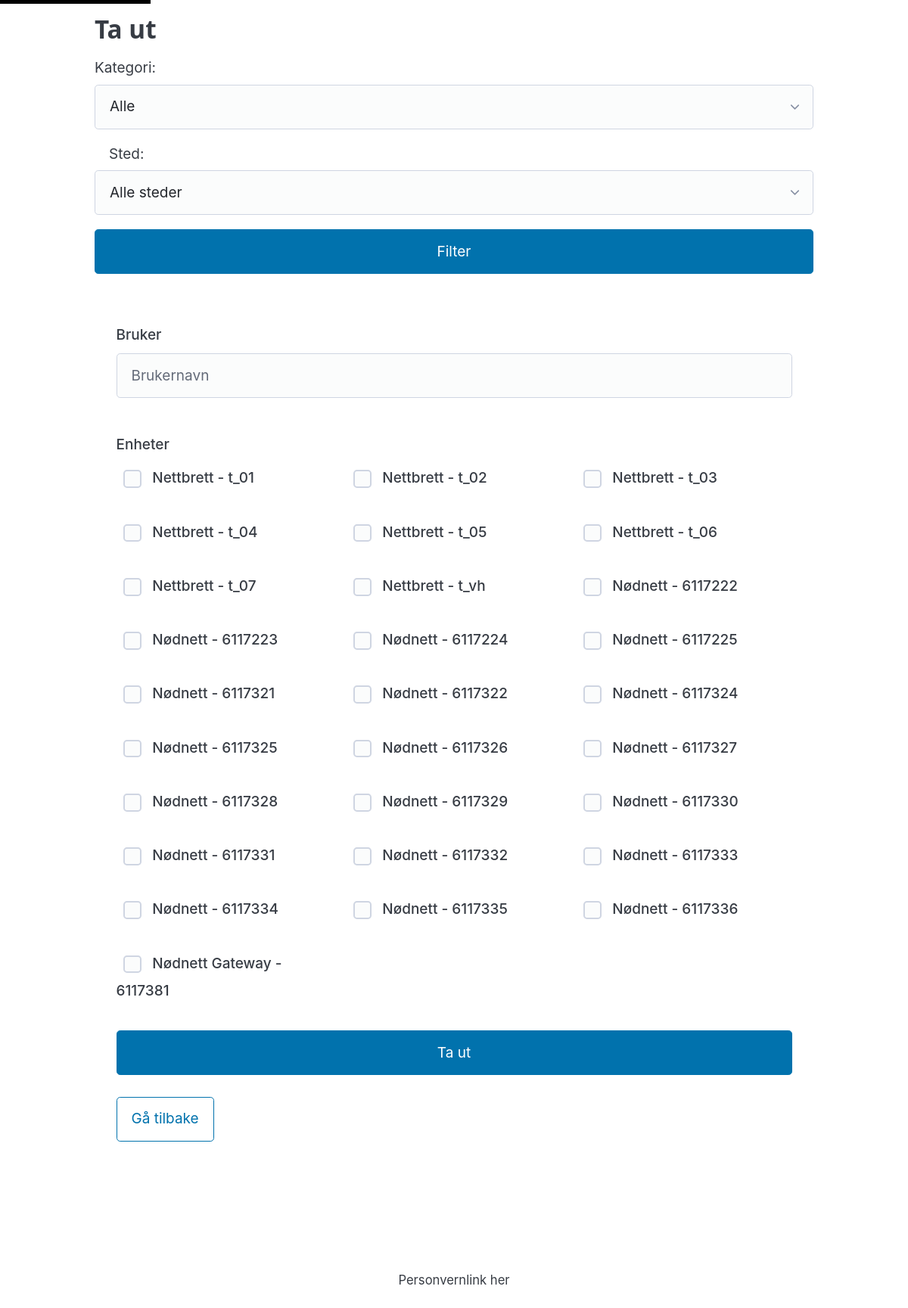
The page /user/book on the database its author committed.
### app/models.py (models this page shows, shortened)
class Device(db.Model):
    __tablename__ = 'devices'
    id = db.Column(db.String(50), primary_key=True)
    name = db.Column(db.String(200), nullable=False)
    category = db.Column(db.String(100), nullable=False)
    location = db.Column(db.String(200), nullable=False)
    status = db.Column(db.String(50), default='available', nullable=False)  # available, booked
    current_user = db.Column(db.String(200))  # user currently holding the device
    booked_at = db.Column(db.DateTime)
    bookings = db.relationship('Booking', backref='device', lazy=True, cascade='all, delete-orphan')
    logs = db.relationship('ActivityLog', backref='device', lazy=True, cascade='all, delete-orphan')

### app/routes.py (the view, shortened to what this page needs)
@user_bp.route('/book', methods=['GET', 'POST'])
def book_device():
    category_filter = request.args.get('category')
    location_filter = request.args.get('location')
    devices = Device.query.filter_by(status='available').order_by(Device.name, Device.id).all()
    all_categories = db.session.query(Device.category).distinct().order_by(Device.category).all()
    categories = [c[0] for c in all_categories if c[0]]
    all_locations = db.session.query(Device.location).distinct().order_by(Device.location).all()
    locations = [l[0] for l in all_locations if l[0]]
    if category_filter:
        devices = [d for d in devices if d.category == category_filter]
    if location_filter:
        devices = [d for d in devices if d.location == location_filter]
    session_user = session.get('user_name')
    return render_template('user/book_device.html', devices=devices, session_user=session_user, show_menu=False,
                           categories=categories, locations=locations,
                           selected_category=category_filter, selected_location=location_filter)

### app/templates/user/book_device.html (shortened to what this page needs)
{% extends "base.html" %}
{% block content %}
<h2>Ta ut</h2>
<div style="margin-bottom: 1rem;">
    <form method="GET" action="{{ url_for('user.book_device') }}">
        <label for="category">Kategori:</label>
        <select id="category" name="category">
            <option value="">Alle</option>
        </select>
        <label for="location" style="margin-left:1rem;">Sted:</label>
        <select id="location" name="location">
            <option value="">Alle steder</option>
        </select>
        <button type="submit">Filter</button>
    </form>
</div>
<div class="form-section">
    <form method="POST">
        {% if session_user %}
            <input type="hidden" name="user_name" value="{{ session_user }}">
        {% else %}
            <div class="form-group">
                <label for="user_name">Bruker</label>
                <input id="user_name" name="user_name" placeholder="Brukernavn" required>
            </div>
        {% endif %}
        <div class="form-group">
            <label>Enheter</label>
            {% if devices %}
                <div class="card-grid">
                    {% for device in devices %}
                        <label class="device-card selectable">
                            <span><input type="checkbox" name="device_ids" value="{{ device.id }}">
                            {{ device.name }} - {{ device.id }}</span>
                        </label>
                    {% endfor %}
                </div>
            {% else %}
                <p><em>Ingen tilgjengelige enheter.</em></p>
            {% endif %}
        </div>
        <div class="button-group">
            <button type="submit" role="button" {% if not devices %}disabled{% endif %}>Ta ut</button>
            <a href="{{ url_for('user.user_dashboard') }}" role="button" class="outline">Gå tilbake</a>
        </div>
    </form>
</div>
{% endblock %}

### app/templates/base.html (shortened to what this page needs)
<!DOCTYPE html>
<html lang="en">
<head>
    <link rel="stylesheet" href="https://cdn.jsdelivr.net/npm/@picocss/pico@2/css/pico.min.css">
    <link rel="stylesheet" href="{{ url_for('static', filename='css/style.css') }}">
</head>
<body>
    <a href="#main-content" class="skip-link">Skip to main content</a>
    <main id="main-content" class="container">
        {% block content %}{% endblock %}
    </main>
    <footer style="text-align: center; padding: 2rem 0; border-top: 1px solid var(--form-element-disabled-border-color); margin-top: 3rem;">
        <p class="text-muted">Personvernlink her</p>
    </footer>
</body>
</html>

### app/static/css/style.css (style rules this page uses)
:root { --form-element-valid-border-color: #48bb78; --form-element-invalid-border-color: #f56565; }
body { font-family: -apple-system, BlinkMacSystemFont, "Segoe UI", Roboto, "Helvetica Neue", Arial, sans-serif; }
.card-grid { display: grid; grid-template-columns: repeat(auto-fill, minmax(260px, 1fr)); gap: 1rem; }
.device-card.selectable { display: block; cursor: pointer; padding: 0; }
.device-card.selectable input[type="checkbox"] { margin: 0.5rem; }
.button-group { display: flex; gap: 0.5rem; flex-wrap: wrap; }
.form-section { background-color: var(--form-element-disabled-background-color); padding: 1.5rem; border-radius: 0.5rem; margin-bottom: 1.5rem; }
.form-group { margin-bottom: 1.5rem; }
.form-group label { display: block; margin-bottom: 0.5rem; font-weight: 500; }
.text-muted { color: var(--muted-color); font-size: 0.875rem; }
.skip-link { position: absolute; top: -40px; left: 0; background: #000; color: white; padding: 8px; text-decoration: none; z-index: 100; }

### rows shown on the page
Device: name "Nettbrett", id "t_01"
Device: name "Nettbrett", id "t_02"
Device: name "Nettbrett", id "t_03"
Device: name "Nettbrett", id "t_04"
Device: name "Nettbrett", id "t_05"
Device: name "Nettbrett", id "t_06"
Device: name "Nettbrett", id "t_07"
Device: name "Nettbrett", id "t_vh"
Device: name "Nødnett", id "6117222"
Device: name "Nødnett", id "6117223"
Device: name "Nødnett", id "6117224"
Device: name "Nødnett", id "6117225"
Device: name "Nødnett", id "6117321"
Device: name "Nødnett", id "6117322"
Device: name "Nødnett", id "6117324"
Device: name "Nødnett", id "6117325"
Device: name "Nødnett", id "6117326"
Device: name "Nødnett", id "6117327"
Device: name "Nødnett", id "6117328"
Device: name "Nødnett", id "6117329"
Device: name "Nødnett", id "6117330"
Device: name "Nødnett", id "6117331"
Device: name "Nødnett", id "6117332"
Device: name "Nødnett", id "6117333"
Device: name "Nødnett", id "6117334"
Device: name "Nødnett", id "6117335"
Device: name "Nødnett", id "6117336"
Device: name "Nødnett Gateway", id "6117381"
